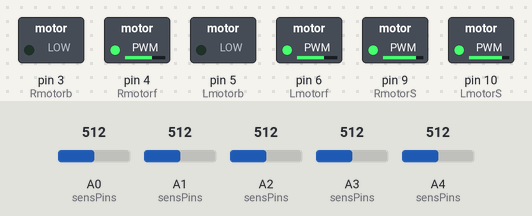
A sketch run on a simulated Arduino Uno, built with avr-gcc and run on an emulated ATmega328P. Parts: switched loads named in the sketch (green lamp = pin HIGH). Dashed ring = blinking. The test bench sets the inputs (shaded band); at power-on: A1 (sensPins) = 512, A0 (sensPins) = 512, A2 (sensPins) = 512, A3 (sensPins) = 512, A4 (sensPins) = 512.

Above: at 1.2 s.
1.3 s: A1 (sensPins) set to 910
4.3 s: A0 (sensPins) set to 893
7.3 s: A0 (sensPins) set to 914
At 7.3 s:
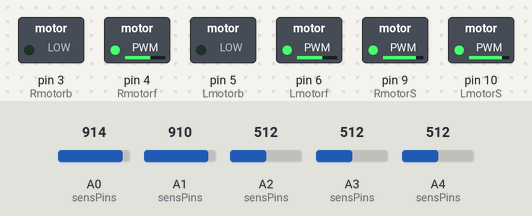
Timing chart, 0 to 10.3 s (numbered marks = the images above; inputs shaded):
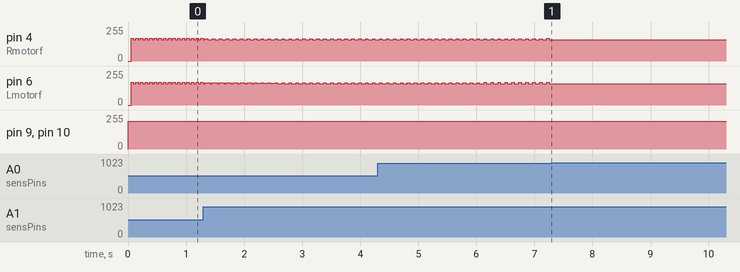

Measured:
- the behaviour switches between 900 and 901 on A0 (sensPins) (found by bisection; images 0 and 1)
- after the input at 7.3 s, pin 4 (Rmotorf), pin 6 (Lmotorf): stops changing and stays 160/255

The sketch:

basiccode.ino
```cpp
#define Lmotorf 6
#define Lmotorb 5
#define LmotorS 10

#define Rmotorf 4
#define Rmotorb 3
#define RmotorS 9

const int sensPins[5] = {A0,A1,A2,A3,A4};
int sensor[5];
float error = 0, P = 0, I = 0, D = 0, PID_value = 0, previous_error = 0;
int initspeed = 210;

float Kp = 10, Ki = 2, Kd = 0.8;

void setup() {
  pinMode(9, OUTPUT);
  pinMode(10, OUTPUT);
  pinMode(3, OUTPUT);
  pinMode(4, OUTPUT);
  pinMode(5, OUTPUT);
  pinMode(6, OUTPUT);
}

void loop() {
  Serial.print("Reading Sensors: ");
  for (int i = 0; i < 5; i++) {
    sensor[i] = analogRead(i);
    Serial.print(sensor[i]);
    Serial.print(" ");
    if (sensor[i] < 100) {
      sensor[i] = 1; // Close to the sensor (dark object)
    } else if (sensor[i] > 900) {
      sensor[i] = 0; // Far from the sensor (light object)
    }
    Serial.println();
    Serial.print(sensor[i]);
    Serial.print(" ");

  }
  Serial.println(); // Print a new line after sensor values


   if ((sensor[0] == 0) && (sensor[1] == 0) && (sensor[2] == 0) && (sensor[3] == 0) && (sensor[4] == 0)) {
      stop();
    } else if ((sensor[0] == 0) && (sensor[1] == 0) && (sensor[2] == 1) && (sensor[3] == 1) && (sensor[4] == 1)) {
      error = 5;  // tURN 90 DEGREES
    } else if ((sensor[0] == 0) && (sensor[1] == 0) && (sensor[2] == 0) && (sensor[3] == 0) && (sensor[4] == 1)) {
      error = 3;   // Far-right detection
    } else if ((sensor[0] == 0) && (sensor[1] == 0) && (sensor[2] == 0) && (sensor[3] == 1) && (sensor[4] == 1)) {
      error = 2;
    } else if ((sensor[0] == 0) && (sensor[1] == 0) && (sensor[2] == 0) && (sensor[3] == 1) && (sensor[4] == 0)) {
      error = 1;
    } else if ((sensor[0] == 0) && (sensor[1] == 0) && (sensor[2] == 1) && (sensor[3] == 1) && (sensor[4] == 0)) {
      error = 1;
    } else if ((sensor[0] == 0) && (sensor[1] == 0) && (sensor[2] == 1) && (sensor[3] == 0) && (sensor[4] == 0)) {
      error = 0;
    }else if ((sensor[0] == 0) && (sensor[1] == 1) && (sensor[2] == 1) && (sensor[3] == 0) && (sensor[4] == 0)) {
      error = -1;
    } else if ((sensor[0] == 0) && (sensor[1] == 1) && (sensor[2] == 0) && (sensor[3] == 0) && (sensor[4] == 0)) {
      error = -1;
    } else if ((sensor[0] == 1) && (sensor[1] == 1) && (sensor[2] == 0) && (sensor[3] == 0) && (sensor[4] == 0)) {
      error = -2;
    } else if ((sensor[0] == 1) && (sensor[1] == 0) && (sensor[2] == 0) && (sensor[3] == 0) && (sensor[4] == 0)) {
      error = -3;
    } else if ((sensor[0] == 1) && (sensor[1] == 1) && (sensor[2] == 1) && (sensor[3] == 0) && (sensor[4] == 0)) {
      error = -5;
     }else if ((sensor[0] == 1) && (sensor[1] == 1) && (sensor[2] == 1) && (sensor[3] == 1) && (sensor[4] == 1)) {
      stop();
    } else {
      stop();  //Don't know WTF is going on so stop
    }

  P = error;
  I += error;
  D = error - previous_error;

  PID_value = (Kp * P) + (Ki * I) + (Kd * D);

  previous_error = error;

  // Debugging output
  Serial.print("P: ");
  Serial.print(P);
  Serial.print(" I: ");
  Serial.print(I);
  Serial.print(" D: ");
  Serial.print(D);
  Serial.print(" PID_value: ");
  Serial.println(PID_value);

  int left_motor_speed = initspeed + PID_value;
  int right_motor_speed = initspeed - PID_value;

  if (left_motor_speed > 255){
    left_motor_speed = 255;
  } else if (left_motor_speed < -255){
    left_motor_speed = -255;
  }

  if (right_motor_speed > 255){
    right_motor_speed = 255;
  } else if (right_motor_speed < -255){
    right_motor_speed = -255;
  }

    // Control LEFT motor
  if (left_motor_speed >= 0) {
    analogWrite(LmotorS, left_motor_speed);
    digitalWrite(Lmotorb, LOW);  // Forward
    digitalWrite(Lmotorf, HIGH);
  } else {
    analogWrite(LmotorS, abs(left_motor_speed));
    digitalWrite(Lmotorb, HIGH); // Reverse
    digitalWrite(Lmotorf, LOW);
  }

  // Control RIGHT motor
  if (right_motor_speed >= 0) {
    analogWrite(RmotorS, right_motor_speed);
    digitalWrite(Rmotorb, LOW);  // Forward
    digitalWrite(Rmotorf, HIGH);
  } else {
    analogWrite(RmotorS, abs(right_motor_speed));
    digitalWrite(Rmotorb, HIGH); // Reverse
    digitalWrite(Rmotorf, LOW);
  }

  // Debugging outputs for motor speeds
  Serial.print(" | Left Motor Speed: ");
  Serial.print(left_motor_speed);
  Serial.print(" | Right Motor Speed: ");
  Serial.println(right_motor_speed);
}

void stop(){
  analogWrite(Lmotorf, 0);
  analogWrite(Rmotorf, 0);
  analogWrite(Rmotorb, 0);
  analogWrite(Lmotorb, 0);
}
```
